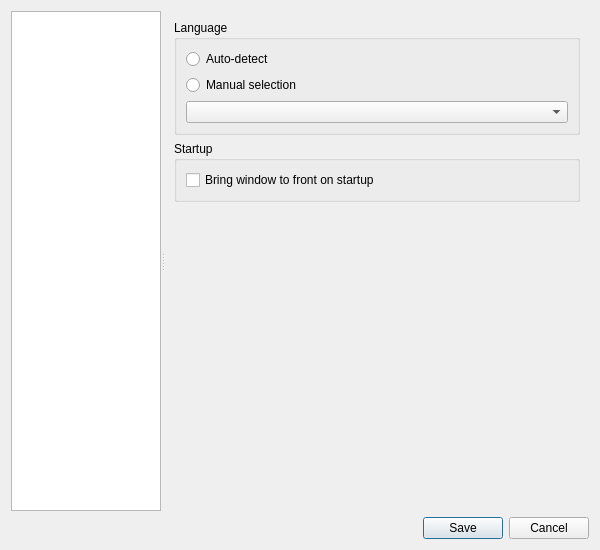
<?xml version="1.0" encoding="UTF-8"?>
<ui version="4.0">
 <class>SettingsDialog</class>
 <widget class="QDialog" name="SettingsDialog">
  <property name="geometry">
   <rect>
    <x>0</x>
    <y>0</y>
    <width>600</width>
    <height>550</height>
   </rect>
  </property>
  <property name="windowTitle">
   <string>Settings</string>
  </property>
  <layout class="QVBoxLayout" name="verticalLayout">
   <item>
    <widget class="QSplitter" name="splitter">
     <property name="orientation">
      <enum>Qt::Horizontal</enum>
     </property>
     <widget class="QTreeView" name="category_tree">
      <property name="maximumSize">
       <size>
        <width>150</width>
        <height>16777215</height>
       </size>
      </property>
     </widget>
     <widget class="QStackedWidget" name="stackedWidget">
      <property name="currentIndex">
          <number>0</number>
      </property>
      <widget class="QWidget" name="general_page">
       <layout class="QVBoxLayout" name="verticalLayout_2">
        <item>
         <widget class="QGroupBox" name="language_group">
          <property name="title">
           <string>Language</string>
          </property>
          <layout class="QVBoxLayout" name="verticalLayout_3">
           <item>
            <widget class="QRadioButton" name="auto_language_radio">
             <property name="text">
              <string>Auto-detect</string>
             </property>
            </widget>
           </item>
           <item>
            <widget class="QRadioButton" name="manual_language_radio">
             <property name="text">
              <string>Manual selection</string>
             </property>
            </widget>
           </item>
           <item>
            <widget class="QComboBox" name="language_combo"/>
           </item>
          </layout>
         </widget>
        </item>
        <item>
         <widget class="QGroupBox" name="startup_group">
          <property name="title">
           <string>Startup</string>
          </property>
          <layout class="QVBoxLayout" name="verticalLayout_11">
           <item>
            <widget class="QCheckBox" name="bring_to_front_checkbox">
             <property name="text">
              <string>Bring window to front on startup</string>
             </property>
            </widget>
           </item>
          </layout>
         </widget>
        </item>
        <item>
         <spacer name="verticalSpacer">
          <property name="orientation">
           <enum>Qt::Vertical</enum>
          </property>
          <property name="sizeHint" stdset="0">
           <size>
            <width>20</width>
            <height>40</height>
           </size>
          </property>
         </spacer>
        </item>
       </layout>
      </widget>
      <widget class="QWidget" name="view_page">
       <layout class="QVBoxLayout" name="verticalLayout_5">
        <item>
         <widget class="QGroupBox" name="dot_files_group">
          <property name="title">
           <string>Hidden Files (Dot Files)</string>
          </property>
          <layout class="QVBoxLayout" name="verticalLayout_6">
           <item>
            <widget class="QCheckBox" name="show_dot_files_checkbox">
             <property name="text">
              <string>Show files and folders starting with '.'</string>
             </property>
            </widget>
           </item>
          </layout>
         </widget>
        </item>
        <item>
         <widget class="QGroupBox" name="permissions_group">
          <property name="title">
           <string>File Permissions Display</string>
          </property>
          <layout class="QVBoxLayout" name="verticalLayout_7">
           <item>
            <widget class="QRadioButton" name="symbolic_permissions_radio">
             <property name="text">
              <string>Symbolic (rwx)</string>
             </property>
            </widget>
           </item>
           <item>
            <widget class="QRadioButton" name="numeric_permissions_radio">
             <property name="text">
              <string>Numeric (755)</string>
             </property>
            </widget>
           </item>
          </layout>
         </widget>
        </item>
        <item>
         <widget class="QGroupBox" name="columns_group">
          <property name="title">
           <string>Column Visibility</string>
          </property>
          <layout class="QVBoxLayout" name="verticalLayout_8">
           <item>
            <widget class="QCheckBox" name="show_uid_checkbox">
             <property name="text">
              <string>Show UID Column</string>
             </property>
            </widget>
           </item>
           <item>
            <widget class="QCheckBox" name="show_gid_checkbox">
             <property name="text">
              <string>Show GID Column</string>
             </property>
            </widget>
           </item>
          </layout>
         </widget>
        </item>
        <item>
         <widget class="QGroupBox" name="dynamic_refresh_group">
          <property name="title">
           <string>Dynamic Refresh</string>
          </property>
          <layout class="QFormLayout" name="formLayout">
           <item row="0" column="0">
            <widget class="QLabel" name="refresh_interval_label">
             <property name="text">
              <string>Refresh interval (ms):</string>
             </property>
            </widget>
           </item>
           <item row="0" column="1">
            <widget class="QSpinBox" name="refresh_interval_spinbox">
             <property name="maximum">
              <number>60000</number>
             </property>
             <property name="singleStep">
              <number>100</number>
             </property>
            </widget>
           </item>
          </layout>
         </widget>
        </item>
        <item>
         <spacer name="verticalSpacer_2">
          <property name="orientation">
           <enum>Qt::Vertical</enum>
          </property>
          <property name="sizeHint" stdset="0">
           <size>
            <width>20</width>
            <height>40</height>
           </size>
          </property>
         </spacer>
        </item>
       </layout>
      </widget>
      <widget class="QWidget" name="appearance_page">
       <layout class="QVBoxLayout" name="verticalLayout_9">
        <item>
         <widget class="QGroupBox" name="theme_group">
          <property name="title">
           <string>Theme</string>
          </property>
          <layout class="QVBoxLayout" name="verticalLayout_4">
           <item>
            <widget class="QComboBox" name="theme_combo"/>
           </item>
          </layout>
         </widget>
        </item>
        <item>
         <widget class="QGroupBox" name="insert_selection_group">
          <property name="title">
           <string>Insert Selection Style</string>
          </property>
          <layout class="QVBoxLayout" name="verticalLayout_10">
           <item>
            <layout class="QHBoxLayout" name="horizontalLayout">
             <item>
              <widget class="QLabel" name="label">
               <property name="text">
                <string>Text Color:</string>
               </property>
              </widget>
             </item>
             <item>
              <widget class="QPushButton" name="insert_text_color_button">
               <property name="text">
                <string/>
               </property>
              </widget>
             </item>
             <item>
              <spacer name="horizontalSpacer">
               <property name="orientation">
                <enum>Qt::Horizontal</enum>
               </property>
               <property name="sizeHint" stdset="0">
                <size>
                 <width>40</width>
                 <height>20</height>
                </size>
               </property>
              </spacer>
             </item>
            </layout>
           </item>
           <item>
            <layout class="QHBoxLayout" name="horizontalLayout_2">
             <item>
              <widget class="QCheckBox" name="insert_font_bold_checkbox">
               <property name="text">
                <string>Bold</string>
               </property>
              </widget>
             </item>
             <item>
              <widget class="QCheckBox" name="insert_font_italic_checkbox">
               <property name="text">
                <string>Italic</string>
               </property>
              </widget>
             </item>
             <item>
              <spacer name="horizontalSpacer_2">
               <property name="orientation">
                <enum>Qt::Horizontal</enum>
               </property>
               <property name="sizeHint" stdset="0">
                <size>
                 <width>40</width>
                 <height>20</height>
                </size>
               </property>
              </spacer>
             </item>
            </layout>
           </item>
          </layout>
         </widget>
        </item>
        <item>
         <spacer name="verticalSpacer_3">
          <property name="orientation">
           <enum>Qt::Vertical</enum>
          </property>
          <property name="sizeHint" stdset="0">
           <size>
            <width>20</width>
            <height>40</height>
           </size>
          </property>
         </spacer>
        </item>
       </layout>
      </widget>
      <widget class="QWidget" name="notifications_page">
       <layout class="QVBoxLayout" name="verticalLayout_notifications">
        <item>
         <widget class="QGroupBox" name="notifications_group">
          <property name="title">
           <string>Notifications</string>
          </property>
          <layout class="QVBoxLayout" name="verticalLayout_13">
           <!-- Checkboxes will be added dynamically -->
          </layout>
         </widget>
        </item>
        <item>
         <spacer name="verticalSpacer_notifications">
          <property name="orientation">
           <enum>Qt::Vertical</enum>
          </property>
          <property name="sizeHint" stdset="0">
           <size>
            <width>20</width>
            <height>40</height>
           </size>
          </property>
         </spacer>
        </item>
       </layout>
      </widget>
      <widget class="QWidget" name="terminal_page">
       <layout class="QVBoxLayout" name="verticalLayout_terminal_page">
        <item>
         <widget class="QGroupBox" name="terminal_group">
          <property name="title">
           <string>Terminal</string>
          </property>
          <layout class="QVBoxLayout" name="verticalLayout_terminal">
           <item>
            <widget class="QCheckBox" name="use_default_terminal_checkbox">
             <property name="text">
              <string>Use system default terminal</string>
             </property>
            </widget>
           </item>
           <item>
            <layout class="QHBoxLayout" name="horizontalLayout_terminal">
             <item>
              <widget class="QLabel" name="custom_terminal_label">
               <property name="text">
                <string>Custom command:</string>
               </property>
              </widget>
             </item>
             <item>
              <widget class="QLineEdit" name="custom_terminal_command_edit"/>
             </item>
            </layout>
           </item>
          </layout>
         </widget>
        </item>
        <item>
         <widget class="QGroupBox" name="admin_terminal_group">
          <property name="title">
           <string>Admin Terminal</string>
          </property>
          <layout class="QVBoxLayout" name="verticalLayout_admin_terminal">
           <item>
            <widget class="QCheckBox" name="use_default_admin_terminal_checkbox">
             <property name="text">
              <string>Use system default admin terminal</string>
             </property>
            </widget>
           </item>
           <item>
            <layout class="QHBoxLayout" name="horizontalLayout_admin_terminal">
             <item>
              <widget class="QLabel" name="custom_admin_terminal_label">
               <property name="text">
                <string>Custom command:</string>
               </property>
              </widget>
             </item>
             <item>
              <widget class="QLineEdit" name="custom_admin_terminal_command_edit"/>
             </item>
            </layout>
           </item>
          </layout>
         </widget>
        </item>
        <item>
         <spacer name="verticalSpacer_terminal">
          <property name="orientation">
           <enum>Qt::Vertical</enum>
          </property>
          <property name="sizeHint" stdset="0">
           <size>
            <width>20</width>
            <height>40</height>
           </size>
          </property>
         </spacer>
        </item>
       </layout>
      </widget>
      <widget class="QWidget" name="editors_viewers_page">
       <layout class="QVBoxLayout" name="verticalLayout_editors_viewers">
        <item>
         <widget class="QGroupBox" name="external_editors_group">
          <property name="title">
           <string>External Editors</string>
          </property>
          <layout class="QVBoxLayout" name="verticalLayout_12">
           <item>
            <widget class="QCheckBox" name="use_internal_viewer_checkbox">
             <property name="text">
              <string>Use built-in viewer (F3)</string>
             </property>
            </widget>
           </item>
           <item>
            <widget class="QCheckBox" name="use_internal_editor_checkbox">
             <property name="text">
              <string>Use built-in editor (F4)</string>
             </property>
            </widget>
           </item>
           <item>
            <layout class="QFormLayout" name="formLayout_2">
             <item row="0" column="0">
              <widget class="QLabel" name="viewer_label">
               <property name="text">
                <string>External Viewer (F3):</string>
               </property>
              </widget>
             </item>
             <item row="0" column="1">
              <widget class="QLineEdit" name="viewer_command_edit"/>
             </item>
             <item row="1" column="0">
              <widget class="QLabel" name="editor_label">
               <property name="text">
                <string>Editor (F4):</string>
               </property>
              </widget>
             </item>
             <item row="1" column="1">
              <widget class="QLineEdit" name="editor_command_edit"/>
             </item>
            </layout>
           </item>
          </layout>
         </widget>
        </item>
        <item>
         <spacer name="verticalSpacer_editors_viewers">
          <property name="orientation">
           <enum>Qt::Vertical</enum>
          </property>
          <property name="sizeHint" stdset="0">
           <size>
            <width>20</width>
            <height>40</height>
           </size>
          </property>
         </spacer>
        </item>
       </layout>
      </widget>
     </widget>
    </widget>
   </item>
   <item>
    <widget class="QDialogButtonBox" name="buttonBox">
     <property name="standardButtons">
      <set>QDialogButtonBox::Cancel|QDialogButtonBox::Save</set>
     </property>
    </widget>
   </item>
  </layout>
 </widget>
 <resources/>
 <connections/>
</ui>
